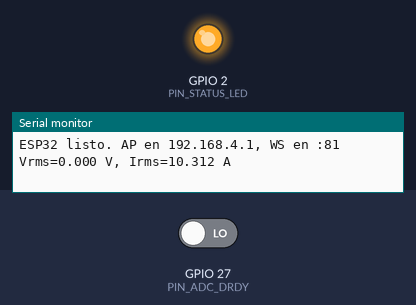
Simulated run of this sketch. Board: ESP32. On the bench: output pins drawn as LEDs (lit = HIGH), the last lines printed to the serial monitor. Dashed ring = blinking. The test bench sets the inputs (shaded band); at power-on: GPIO 27 (PIN_ADC_DRDY) LOW. Pins used as bus, display or sensor lines are not drawn.

Above: at 1.3 s.
1.4 s: GPIO 27 (PIN_ADC_DRDY) driven HIGH
At 2.2 s:
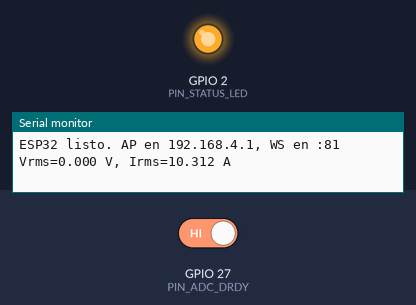
4.4 s: GPIO 27 (PIN_ADC_DRDY) driven LOW
At 5.0 s:
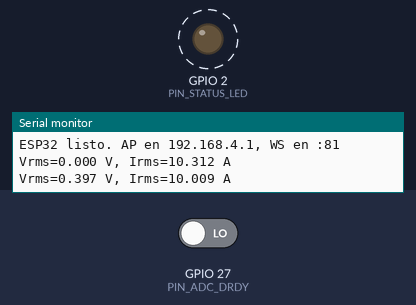
Timing chart, 0 to 13.4 s (numbered marks = the images above; inputs shaded):
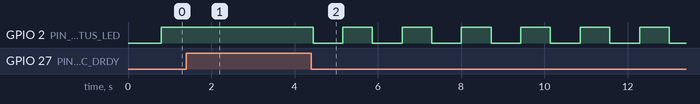

The sketch:

Esp32.ino
```cpp
#include <Arduino.h>
#include <WiFi.h>
#include <WebSocketsServer.h>
#include <SPI.h>

// =========================
// --- CONFIGURACIÓN WIFI --
#define AP_SSID "EnergyMeter"
#define AP_PASS ""                // sin clave; pon una si lo deseas
const IPAddress AP_IP(192,168,4,1);
const IPAddress AP_GATE(192,168,4,1);
const IPAddress AP_MASK(255,255,255,0);

// =========================
// --- PINES (ajusta a tu PCB) ---
#define PIN_SPI_SCLK   18
#define PIN_SPI_MISO   19
#define PIN_SPI_MOSI   23
#define PIN_ADC_CS      5
#define PIN_ADC_DRDY   27
#define PIN_STATUS_LED  2

// =========================
// --- ADC / ESCALA ---
static const float ADC_VREF      = 3.300f;  // Vref del ADC (ajústalo si usas 2.5 V, etc.)
static const float ADC_MID       = 1.650f;  // Offset de media (1.65 V)
static const float CURR_NUM      = 100.0f;  // numerador de tu factor
static const float CURR_DEN      = 16.0f;   // denominador de tu factor
static const uint8_t ADC_BITS    = 24;      // ADS1243: 24-bit
static const bool    ADC_BIPOLAR = false;   // medimos 0..Vref (tenemos offset de 1.65 V en analógico)
static const uint8_t ADC_CMD_RESET = 0x06;  // Reset command (ADS124x)
static const uint8_t ADC_CMD_RDATA = 0x12;  // Read Data command (ADS124x)

// =========================
// --- TIEMPOS ---
static const uint32_t SAMPLE_MS = 1000; // 1 muestra por segundo (requisito)

// =========================
// --- WEBSOCKET ---
WebSocketsServer webSocket(81);

// =========================
// --- BUFFER DE 100 MUESTRAS ---
struct Sample { float V; float I; };
static const size_t BUF_N = 100;
Sample ringBuf[BUF_N];
size_t  ringIdx = 0;
bool    filled  = false;
volatile bool dataRequested = false;

// =========================
// --- PROTOS ---
void wsEvent(uint8_t num, WStype_t type, uint8_t * payload, size_t length);
void sendBufferAsJson();
bool  adcWaitDRDY(uint32_t timeout_ms);
void  adcBegin();
float adcReadVoltage_once();

// =========================
// --- SETUP ---
void setup() {
  pinMode(PIN_STATUS_LED, OUTPUT);
  digitalWrite(PIN_STATUS_LED, LOW);

  // SPI
  pinMode(PIN_ADC_CS, OUTPUT);
  digitalWrite(PIN_ADC_CS, HIGH);
  pinMode(PIN_ADC_DRDY, INPUT);

  SPI.begin(PIN_SPI_SCLK, PIN_SPI_MISO, PIN_SPI_MOSI);

  // Inicia ADC
  adcBegin();

  // SoftAP para que el front-end se conecte a 192.168.4.1:81
  WiFi.mode(WIFI_AP);
  WiFi.softAPConfig(AP_IP, AP_GATE, AP_MASK);
  WiFi.softAP(AP_SSID, AP_PASS);
  delay(100);

  // WebSocket
  webSocket.begin();
  webSocket.onEvent(wsEvent);

  Serial.begin(115200);
  Serial.println("\nESP32 listo. AP en 192.168.4.1, WS en :81");
}

// =========================
// --- LOOP ---
void loop() {
  static uint32_t t_sample = 0;
  static uint32_t t_window = 0;
  static const uint16_t N_SAMPLES = 500; // 500 muestras ≈ 0.5s si SAMPLE_MS=1ms

  static float sumV2 = 0, sumI2 = 0;
  static uint16_t count = 0;

  webSocket.loop();

  // muestreo a alta frecuencia (1 ms → 1 kHz)
  if (millis() - t_sample >= 1) {
    t_sample = millis();

    // 1. Lectura instantánea del ADC
    float vout = adcReadVoltage_once();
    float current = ((vout - ADC_MID) * CURR_NUM) / CURR_DEN;

    // 2. Acumulación para RMS
    sumV2 += vout * vout;
    sumI2 += current * current;
    count++;

    // 3. Cada N_SAMPLES calcular RMS
    if (count >= N_SAMPLES) {
      float Vrms = sqrt(sumV2 / count);
      float Irms = sqrt(sumI2 / count);

      // Reinicia acumuladores
      sumV2 = 0;
      sumI2 = 0;
      count = 0;

      // Guarda los RMS en buffer
      ringBuf[ringIdx] = { Vrms, Irms };
      ringIdx = (ringIdx + 1) % BUF_N;
      if (ringIdx == 0) filled = true;

      // LED parpadeo
      digitalWrite(PIN_STATUS_LED, !digitalRead(PIN_STATUS_LED));

      Serial.printf("Vrms=%.3f V, Irms=%.3f A\n", Vrms, Irms);
    }
  }

  // 4. Envía datos si la app lo pide
  if (dataRequested) {
    sendBufferAsJson();
    dataRequested = false;
  }
}

// =========================
// --- WEBSOCKET HANDLER ---
void wsEvent(uint8_t num, WStype_t type, uint8_t * payload, size_t length) {
  if (type == WStype_CONNECTED) {
    Serial.printf("WS: cliente #%u conectado\n", num);
  } else if (type == WStype_TEXT) {
    String cmd = String((char*)payload, length);
    if (cmd == "REQUEST_DATA") {
      dataRequested = true;
    }
  }
}

// =========================
// --- ENVÍO JSON (sin ArduinoJson) ---
void sendBufferAsJson() {
  String json = "[";
  size_t count = filled ? BUF_N : ringIdx;
  // Empezamos por la muestra más vieja para que queden ordenadas en el tiempo
  size_t start = filled ? ringIdx : 0;
  for (size_t k = 0; k < count; ++k) {
    size_t idx = (start + k) % BUF_N;
    // La UI espera {V:..., I:...}
    json += "{\"V\":";
    json += String(ringBuf[idx].V, 6);
    json += ",\"I\":";
    json += String(ringBuf[idx].I, 6);
    json += "}";
    if (k + 1 < count) json += ",";
  }
  json += "]";
  webSocket.broadcastTXT(json);
}

// =========================
// --- INICIALIZACIÓN DEL ADC ---
void adcBegin() {
  // Pulso de RESET al ADC
  digitalWrite(PIN_ADC_CS, LOW);
  SPI.transfer(ADC_CMD_RESET);
  digitalWrite(PIN_ADC_CS, HIGH);
  delay(5);
}

// =========================
// --- ESPERA DRDY ===
bool adcWaitDRDY(uint32_t timeout_ms) {
  uint32_t t0 = millis();
  while (digitalRead(PIN_ADC_DRDY) != LOW) {
    if (millis() - t0 > timeout_ms) return false;
    delayMicroseconds(50);
  }
  return true;
}

// =========================
// --- LECTURA ÚNICA DEL ADC EN VOLTIOS ---
float adcReadVoltage_once() {
  // Espera dato listo
  if (!adcWaitDRDY(100)) {
    // Si no hay dato listo a tiempo, devuelve la última estimación cerca del offset
    return ADC_MID;
  }

  // En ADS124x, RDATA (0x12) seguido de la lectura de 3 bytes (24-bit)
  digitalWrite(PIN_ADC_CS, LOW);
  SPI.transfer(ADC_CMD_RDATA);

  uint32_t b1 = SPI.transfer(0x00);
  uint32_t b2 = SPI.transfer(0x00);
  uint32_t b3 = SPI.transfer(0x00);
  digitalWrite(PIN_ADC_CS, HIGH);

  // 24-bit raw
  uint32_t raw24 = (b1 << 16) | (b2 << 8) | (b3);

  // Conversión a voltios:
  const float denom = (float)( (1UL << ADC_BITS) - 1UL );  // 2^24 - 1
  float v = ( (float)raw24 / denom ) * ADC_VREF;

  return v;
}
```

Measured:
- after the input at 1.4 s, GPIO 2 (PIN_STATUS_LED): stops changing and stays HIGH
